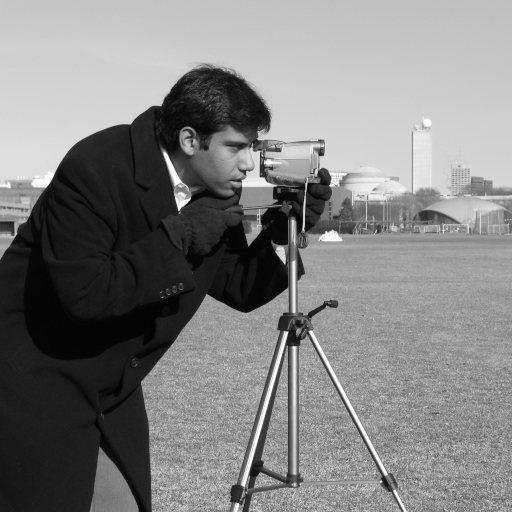
#> input picture skimage.data.camera(), 512 x 512 px
$ python task4b.py   (older library calls are emulated)
#> lines starting #> are read from the running program, lines starting #| are printed output that depends on the picture
### src/utils.py
import os
import skimage
import numpy as np
import matplotlib.pyplot as plt
import warnings
import pathlib

image_output_dir = pathlib.Path("image_processed")


# [9 lines left out: function read_image, not called in this run]


def to_uint8(im: np.ndarray) -> np.ndarray:
    """
        Converts and squashes an image to uint8.
        If image min/max is outside of [0.0, 1.0]
        We squash it to [0.0, 1.0]
        args:
            im: np.ndarray of dtype np.uint8 or np.float
        returns:
            im: np.ndarray of dtype np.uint8 in range [0, 255]
    """

    if im.dtype == np.uint8:
        return im
    if im.min() >= 0.0 and im.max() <= 1.0:
        im = (im*255).astype(np.uint8)
        return im
    warnings.warn("Image min/max is outside the range [0.0, 1.0]. Squashing the image to this range. (Can be safely ignored)")
    im = im - im.min()
    im = im / im.max()
    im = (im*255).astype(np.uint8)
    return im


def save_im(imname: str, im: np.ndarray):
    """
        Saves image (im) to the directory image_output_dir with
        filename imname
    """
    im = to_uint8(im)
    impath = image_output_dir.joinpath(imname)
    os.makedirs(image_output_dir, exist_ok=True)
    print("Saving image to:", impath)
    skimage.io.imsave(impath, im)


def uint8_to_float(im: np.ndarray):
    """
        Converts an image from range 0-255 to 0-1
        Args:
        Args:
            im: np.array
        Returns:
            im: np.array with same shape as np.array
    """
    if im.dtype == np.float32:
        warnings.warn("Image is already np.float32")
        return im
    im = im.astype(np.float32) / 255
    return im

### src/task4b.py
from math import ceil
import matplotlib.pyplot as plt
import numpy as np
import skimage
import utils


def convolve_im(im: np.ndarray,
                kernel: np.ndarray,
                verbose=True):
    """ Convolves the image (im) with the spatial kernel (kernel),
        and returns the resulting image.

        "verbose" can be used for turning on/off visualization
        convolution

        Note: kernel can be of different shape than im.

    Args:
        im: np.array of shape [H, W]
        kernel: np.array of shape [K, K]
        verbose: bool
    Returns:
        im: np.array of shape [H, W]
    """
    # START YOUR CODE HERE ### (You can change anything inside this block)
    n_img, m_img = im.shape
    n_ker, m_ker = kernel.shape
    row_idx_start = ceil((n_ker + 1)/2)
    col_idx_start = ceil((m_ker + 1)/2)
    row_idx_end = row_idx_start + n_img - 1
    col_idx_end = col_idx_start + m_img - 1

    im_fft = np.fft.fft2(im, (n_img+n_ker, m_img+m_ker))
    kernel_fft = np.fft.fft2(kernel, (n_img+n_ker, m_img+m_ker))
    im_fft_conv = np.multiply(im_fft, kernel_fft)
    conv_result = np.real(np.fft.ifft2(im_fft_conv)[row_idx_start:row_idx_end, col_idx_start:col_idx_end])

    if verbose:
        # Use plt.subplot to place two or more images beside eachother
        plt.figure(figsize=(20, 4))
        plt.subplot(1, 5, 1)
        plt.title("Img")
        plt.imshow(im, cmap="gray")

        plt.subplot(1, 5, 2)
        plt.title("FFT(Img)")
        plt.imshow(np.log(np.absolute(np.fft.fftshift(im_fft))), cmap="gray") # Visualize FFT

        plt.subplot(1, 5, 3)
        plt.title("FFT(Ker)")
        plt.imshow(np.log(np.absolute(np.fft.fftshift(kernel_fft))), cmap="gray") # Visualize FFT kernel

        plt.subplot(1, 5, 4)
        plt.title("FFT(Img) ⊙ FFT(ker)")
        plt.imshow(np.log(np.absolute(np.fft.fftshift(im_fft_conv))), cmap="gray") # Visualize filtered FFT image

        plt.subplot(1, 5, 5)
        plt.title("FFT^(-1) ( FFT(Img) ⊙ FFT(ker) )")
        plt.imshow(conv_result, cmap="gray") # Visualize filtered spatial image

    ### END YOUR CODE HERE ###
    return conv_result


if __name__ == "__main__":
    verbose = True  # change if you want

    # Changing this code should not be needed
    im = skimage.data.camera()
#> im is the input picture: shape (512, 512); min 0, max 255, mean 129.1
    im = utils.uint8_to_float(im)

    # DO NOT CHANGE
    gaussian_kernel = np.array([
        [1, 4, 6, 4, 1],
        [4, 16, 24, 16, 4],
        [6, 24, 36, 24, 6],
        [4, 16, 24, 16, 4],
        [1, 4, 6, 4, 1],
    ]) / 256
    image_gaussian = convolve_im(im, gaussian_kernel, verbose)
#> in convolve_im, `conv_result = np.real(np.fft.ifft2(im_fft_conv)[row_idx_start:row_idx_..`:
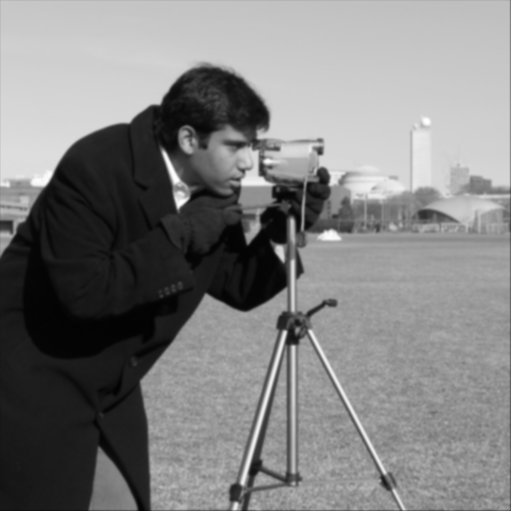
#> conv_result: shape (511, 511) float64; min 0.0103, max 0.999, mean 0.505

    # DO NOT CHANGE
    sobel_horizontal = np.array([
        [-1, 0, 1],
        [-2, 0, 2],
        [-1, 0, 1]
    ])
    image_sobelx = convolve_im(im, sobel_horizontal, verbose)
#> call 2 of convolve_im, with kernel = array of shape (3, 3), verbose = True
#> in convolve_im (call 2), `conv_result = np.real(np.fft.ifft2(im_fft_conv)[row_idx_start:row_idx_..`:
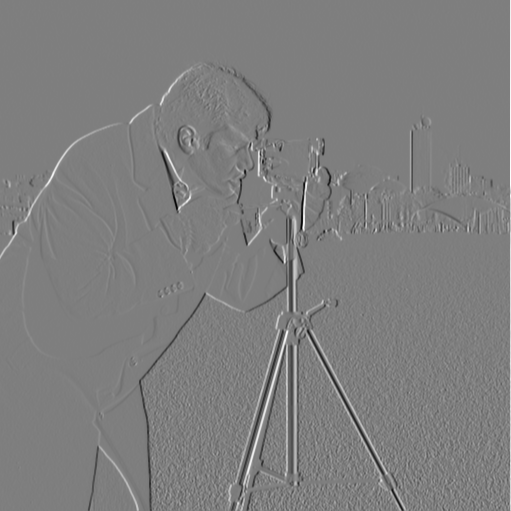
#> conv_result: shape (511, 511) float64; min -3.34, max 3.37, mean 0.00166; drawn with min black and max white

    if verbose:
        plt.show()
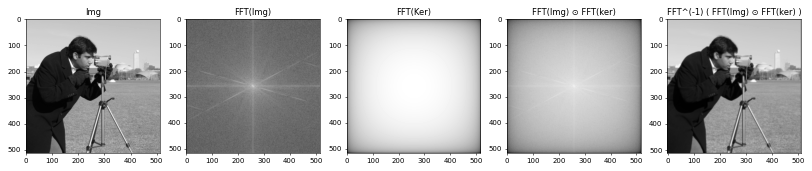
#> figure drawn by matplotlib, 5 panels
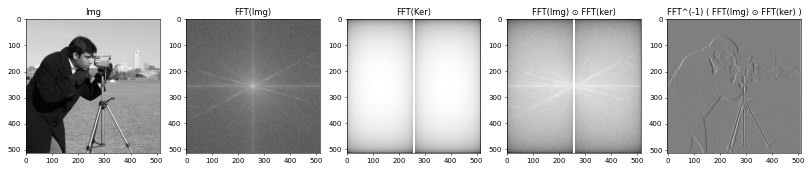
#> figure drawn by matplotlib, 5 panels

    utils.save_im("camera_gaussian.png", image_gaussian)
    utils.save_im("camera_sobelx.png", image_sobelx)
